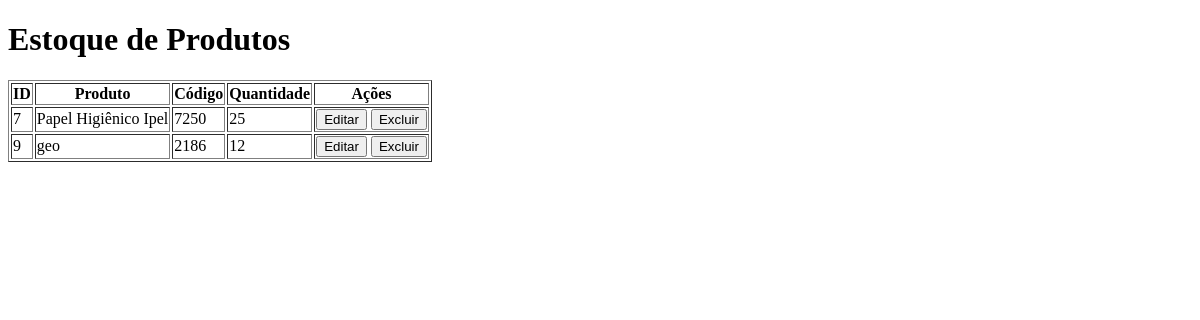
Page /estoque on the earlier database version.
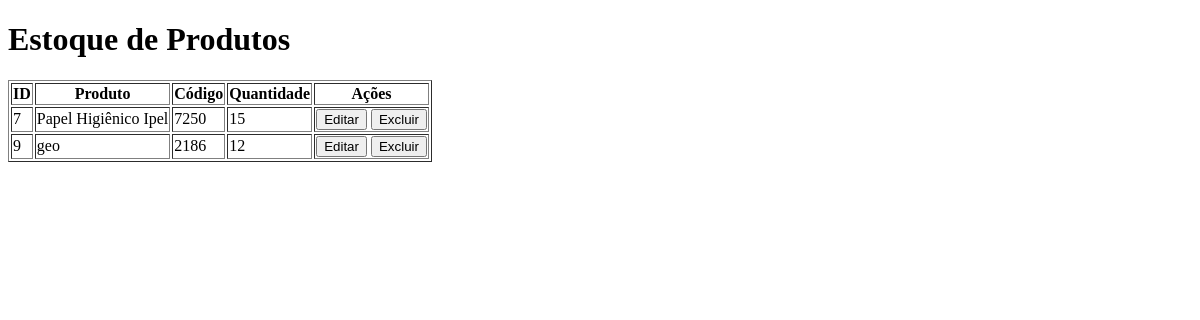
Same page on the later database version.
### tables this page shows
CREATE TABLE produtos (
            id INTEGER PRIMARY KEY AUTOINCREMENT,
            nome TEXT NOT NULL,
            codigo TEXT NOT NULL,
            quantidade INTEGER NOT NULL
        );

### app.py (the view)
@app.route("/estoque")
def estoque():
    conexao = sqlite3.connect("estoque.db")
    cursor = conexao.cursor()
    cursor.execute("SELECT * FROM produtos")
    produtos = cursor.fetchall()
    conexao.close()
    return render_template("estoque.html", produtos=produtos)

### templates/estoque.html (shortened to what this page needs)
<!DOCTYPE html>
<html lang="pt-BR">
<head>
</head>
<body>
    <h1>Estoque de Produtos</h1>
    <table border="1">
        <tr>
            <th>ID</th>
            <th>Produto</th>
            <th>Código</th>
            <th>Quantidade</th>
            <th>Ações</th>
        </tr>
        {% for produto in produtos %}
        <tr>
            <td>{{ produto[0] }}</td>
            <td>{{ produto[1] }}</td>
            <td>{{ produto[2] }}</td>
            <td>{{ produto[3] }}</td>
            <td>
                <form method="GET" action="/editar/{{ produto[0] }}" style="display:inline;">
                    <button type="submit">Editar</button>
                </form>
                <form method="POST" action="/excluir/{{ produto[0] }}" style="display:inline;" onsubmit="return confirm('Tem certeza que deseja excluir este produto?');">
                    <button type="submit">Excluir</button>
                </form>
            </td>
        </tr>
        {% endfor %}
    </table>
</body>
</html>

Differences in the rows shown:
changed produtos "Papel Higiênico Ipel": quantidade "25" → "15"
